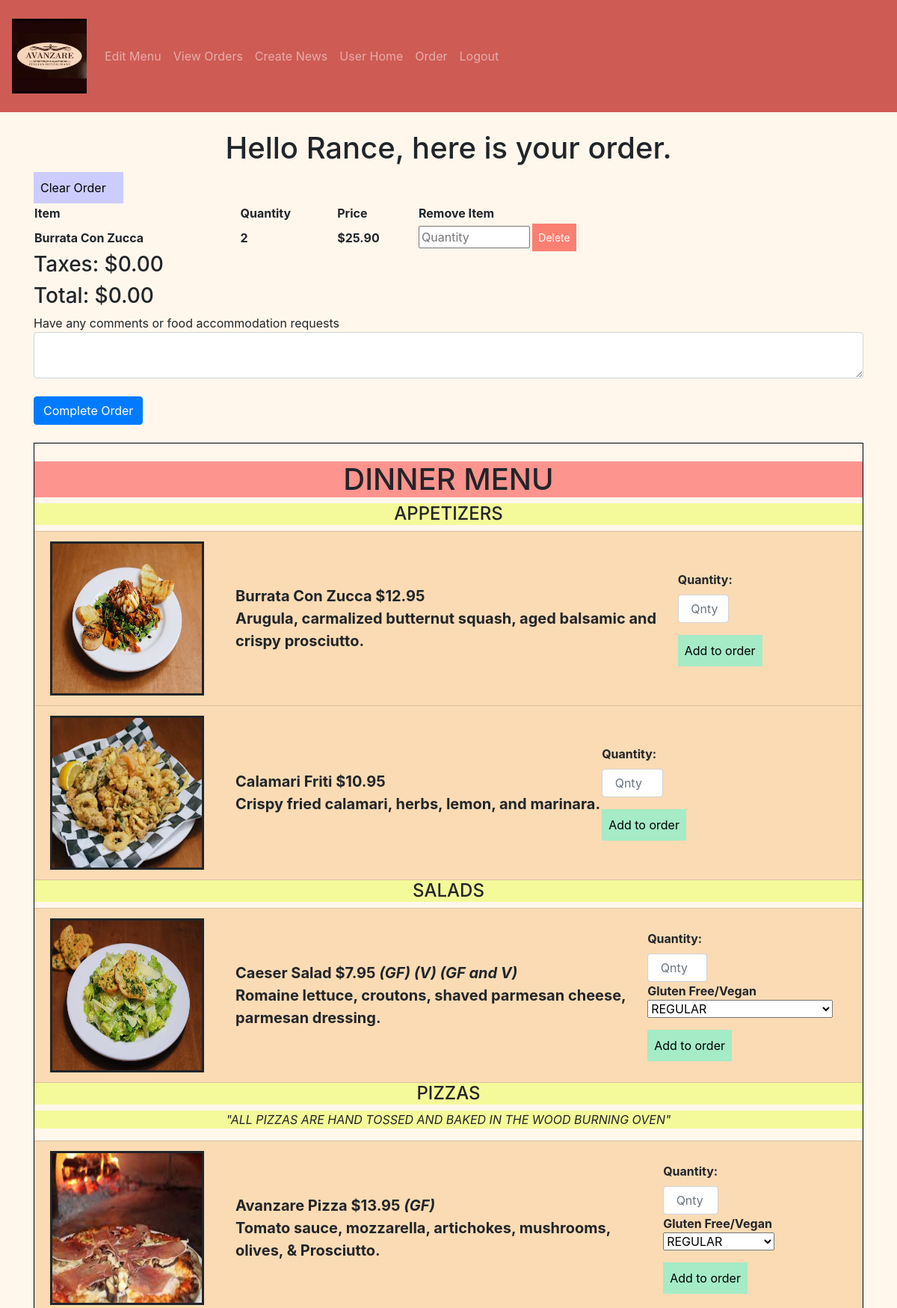
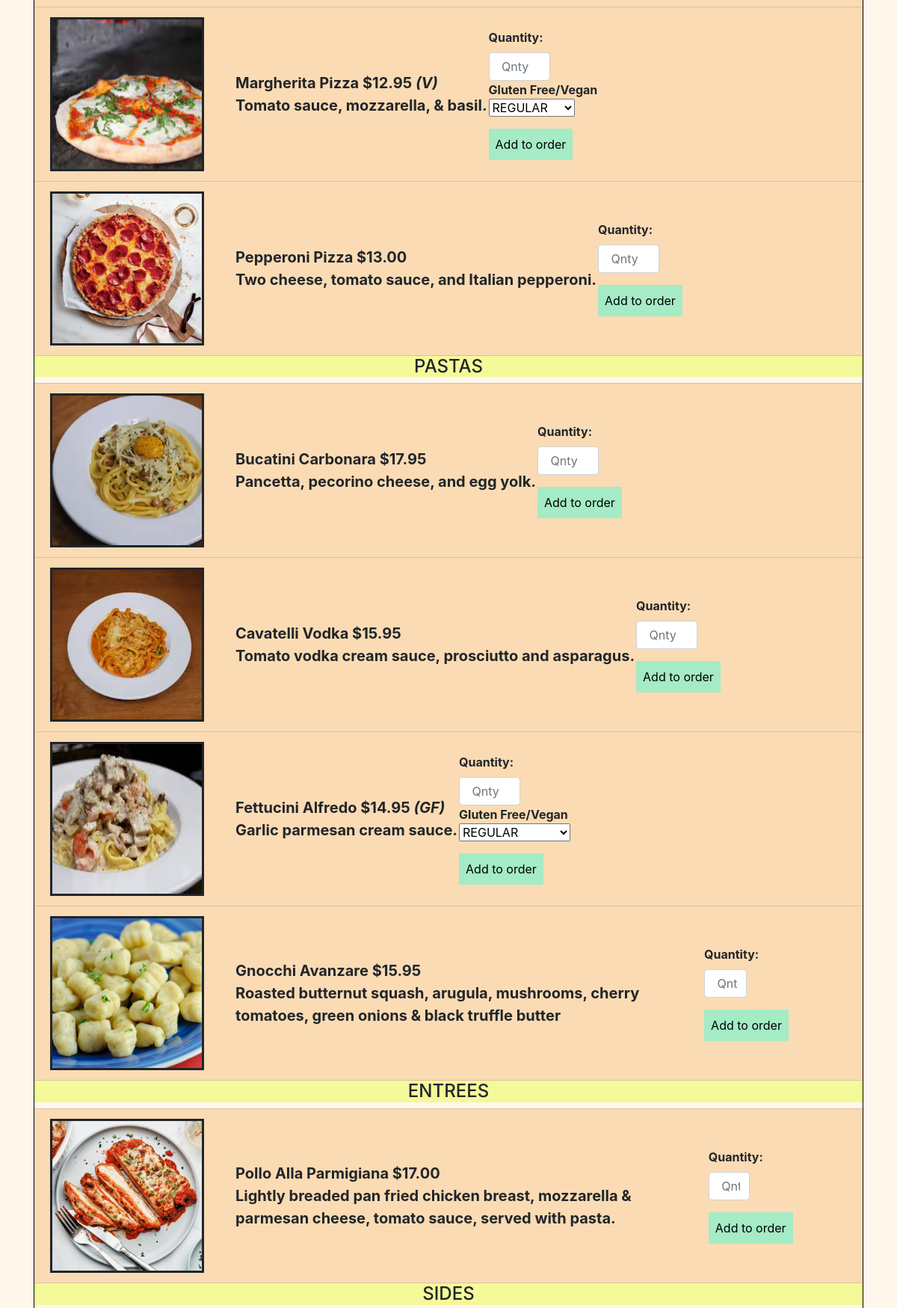
/order (signed in, upper part), run on the app's committed database (2 pictures, top to bottom).
### avanzareApp/models.py (models this page shows)
class User(db.Model, UserMixin):
    id = db.Column(db.Integer, primary_key=True)
    email = db.Column(db.String(150), unique=True)
    password = db.Column(db.String(150))
    first_name = db.Column(db.String(150))
    items = db.relationship('Menu')
    orders = db.relationship('Order')

class Menu_order(db.Model):
    id = db.Column(db.Integer, primary_key=True)
    name = db.Column(db.String(150))
    price = db.Column(db.String(150))
    description = db.Column(db.String(10000))
    menu_type = db.Column(db.String(150))
    gluten_free = db.Column(db.String(150))
    vegan = db.Column(db.String(150))
    date = db.Column(db.DateTime(timezone=True), default=func.now())
    order_id = db.Column(db.Integer, db.ForeignKey('order.id'))

class Menu(db.Model):
    id = db.Column(db.Integer, primary_key=True)
    name = db.Column(db.String(150), unique=True)
    price = db.Column(db.String(150))
    description = db.Column(db.String(10000))
    menu_type = db.Column(db.String(150))
    gluten_free = db.Column(db.String(150))
    vegan = db.Column(db.String(150))
    date = db.Column(db.DateTime(timezone=True), default=func.now())
    user_id = db.Column(db.Integer, db.ForeignKey('user.id'))

### avanzareApp/views.py (the view)
@views.route('/order', methods=['GET', 'POST'])
@login_required
def order():
    error_orders = Order.query.filter(Order.user_id == current_user.id).filter(Order.total == 0).all()
    for order_del in error_orders:
        db.session.delete(order_del)
    db.session.commit()
    new_order = Order(user_id=current_user.id, taxes=0, total=0)
    db.session.add(new_order)
    db.session.commit()
    if request.method == "POST":
        flash('Empty Order', category="error")
        return redirect(url_for('views.order'))
    user = User.query.filter(User.email == 'headChef@gmail.com').first()
    items = Menu.query.filter_by(user_id=user.id).order_by(Menu.name).all()
    return render_template("order.html", items=items, new_order=new_order, user=current_user)

### avanzareApp/__init__.py (called while the page is built)
def create_app():
    app = Flask(__name__)
    app.config['SECRET KEY'] = 'iudsdbciud ccdoi'
    app.config['SQLALCHEMY_DATABASE_URI'] = f'sqlite:///{DB_NAME}'
    db.init_app(app)
    from .views import views
    from .auth import auth
    app.register_blueprint(views, url_prefix='/')
    app.register_blueprint(auth, url_prefix='/')
    from .models import User
    with app.app_context():
        db.create_all()
    login_manager = LoginManager()
    login_manager.login_view = 'auth.start_page'
    login_manager.init_app(app)
    @login_manager.user_loader
    def load_user(id):
        return User.query.get(int(id))
    return app

### avanzareApp/templates/order.html (shortened to what this page needs)
{% extends "base.html" %} {% block title %}Home{% endblock %}
{% block content %}
<h1 align="center"> Hello {{ user.first_name }}, here is your order. </h1>
<a class="btn-edit" id="order" href="/order">Clear Order</a>
{% set lst =  [] %}
<table style="width:100%">
    <tr>
        <th>Item</th>
        <th>Quantity</th>
        <th>Price</th>
        <th>Remove Item</th>
    </tr>
    {% for item in new_order.items %}
        {% set count = namespace(value=0) %}
        {% set print_once = 1 %}
        {% if item.name not in lst %}
            {% if print_once == 1 %}
                <tr>
                    <th>{{ item.name }}</th>
                    <th>{{ count.value }}</th>
                    {% set tmp = (item.price | float) %}
                    <th>{{ "${:,.2f}".format(count.value * tmp) }}</th>
                    <th>
                        <form action="/add-to-order/{{ new_order.id }}" method="POST">
                            <input style="width: 25%"
                                   type="delete_quantity"
                                   id="delete_quantity"
                                   name="delete_quantity"
                                   placeholder="Quantity"/>
                            <button class="btn-del-order">Delete</button>
                        </form>
                    </th>
                </tr>
                <br />
            {% endif %}
            {% set print_once = 1 %}
        {% endif %}
    {% endfor %}
</table>
{% if "${:,.2f}".format(new_order.taxes) == "$-0.00" %}
    <h3>Taxes: $0.00</h3>
{% else %}
    <h3>Taxes: {{ "${:,.2f}".format(new_order.taxes) }}</h3>
{% endif %}
{% if "${:,.2f}".format(new_order.total + new_order.taxes) == "$-0.00" %}
   <h3>Total: $0.00</h3>
{% else %}
    <h3>Total: {{ "${:,.2f}".format(new_order.total + new_order.taxes) }}</h3>
{% endif %}
<form method="POST">
    <div>Have any comments or food accommodation requests</div>
    <textarea name="comment" id="comment" class="form-control"></textarea>
    <br />
    <button type="submit" class="btn btn-primary">Complete Order</button>
</form>
<br />
<div class="blackLine">
    <br />
    <h1 class="h1Color" align="center"> DINNER MENU </h1>
    <ul class="list-group list-group-flush" id="items">
        {% set gf = "(GF)" %}
        {% set v = "(V)" %}
        {% set gfv = "(GF and V)" %}
        {% set print_once = 1 %}
        {% for menu in ["APPETIZERS", "SALADS", "PIZZAS", "PASTAS", "ENTREES", "SIDES", "DESSERT MENU", "AFTER DINNER DRINKS", "COCKTAILS", "BOTTLE", "DRAFT"] %}
            {% if print_once == 1 %}
                {% if menu == "DESSERT MENU" %}
                    <h1 class="h1Color" align="center"> DESSERTS </h1>
                    {% set print_once = 0 %}
                {% elif menu == "AFTER DINNER DRINKS" %}
                    <h1 class="h1Color" align="center"> AFTER DINNER DRINKS </h1>
                    {% set print_once = 0 %}
                {% elif menu == "COCKTAILS" %}
                    <h1 class="h1Color" align="center"> COCKTAILS </h1>
                    {% set print_once = 0 %}
                {% elif menu == "BOTTLE" %}
                    <h1 class="h1Color" align="center"> BEER </h1>
                    <h4 class="menu_type_color" align="center">{{ menu }}</h4>
                    {% set print_once = 0 %}
                {% else %}
                    <h4 class="menu_type_color" align="center">{{ menu }}</h4>
                    {% if menu == "PIZZAS" %}
                        <p class="menu_type_color" align="center"><i>"ALL PIZZAS ARE HAND TOSSED AND BAKED IN THE WOOD BURNING OVEN"</i></p>
                    {% endif %}
                    {% set print_once = 0 %}
                {% endif %}
            {% endif %}
            {% for item in items %}
                {% if item.menu_type == menu %}
                    <li class="list-group-item">
                        <table>
                            <tr>
                                <th>
                                    {% set tmp = item.name + '.jpg' %}
                                    <div class="image" align="right">
                                        <img class="img-responsive" src="{{ url_for('views.send_image', filename=tmp) }}" width="200" height="200">
                                    </div>
                                </th>
                                <th>
                                    <div class="text">
                                        {{ item.name }}
                                        {% set tmp = "$" + (item.price | string) %}
                                        {{ tmp }}
                                        {% if item.gluten_free == "GLUTEN FREE" %}
                                            <i>{{ gf }}</i>
                                        {% endif %}
                                        {% if item.vegan == "VEGAN" %}
                                            <i>{{ v }}</i>
                                        {% endif %}
                                        {% if (item.gluten_free == "GLUTEN FREE") and (item.vegan == "VEGAN") %}
                                            <i>{{ gfv }}</i>
                                        {% endif %}
                                        <br />
                                        {{ item.description }}
                                        <br />
                                    </div>
                                </th>
                                <th>
                                    <form action="/add-to-order/{{ new_order.id }}" method="POST">
                                        <div class="form-group">
                                            <label for="quantity">Quantity: </label>
                                            <input  style="width: 30%"
                                                    type="quantity"
                                                    class="form-control"
                                                    id="quantity"
                                                    name="quantity"
                                                    placeholder=" Qnty"
                                            />
                                            {% if (item.gluten_free == "GLUTEN FREE") or (item.vegan == "VEGAN") %}
                                                <div>Gluten Free/Vegan</div>
                                                    <select class="selectpicker" type="dish_accommodation" id="dish_accommodation" name="dish_accommodation">
                                                        <optgroup label="CHOOSE ONE" >
                                                            <option>REGULAR</option>
                                                        </optgroup>
                                                    </select>
                                            {% endif %}
                                        </div>
                                        <button class="btn-add">Add to order</button>
                                    </form>
                                </th>
                            </tr>
                        </table>
                    </li>
                {% endif %}
            {% endfor %}
            {% set print_once = 1 %}
        {% endfor %}
    </ul>
    <br />
</div>
<br />
<br />
<br />
{% include "footer.html" %}
{% endblock %}

### avanzareApp/static/style.css (style rules this page uses)
.blackLine { border:1px solid black; }
.text { font-size: 20px; padding-left: 40px; }
.image { border: solid; }
.list-group-item { background-color: #FADBB4; }
.menu_type_color { background-color: #F4FA99; }
.h1Color { background-color: #FD948E; }
.btn-edit { background-color: #CCCCFF; color: black; padding: 9px; font-size: 16px; border: none; cursor: pointer; width: 120px; float: left; align: center; }
.btn-add { background-color: #a4ebc6; color: black; padding: 9px; font-size: 16px; border: none; cursor: pointer; }
.btn-del-order { background-color: #FA8072; color: white; padding: 8px; font-size: 14px; border: none; cursor: pointer; }

### data on the page
User: first_name "Rance"
Menu_order: name "Burrata Con Zucca", value "2", value "$25.90"
Menu: shows a picture, name "Burrata Con Zucca", tmp "$12.95", description "Arugula, carmalized butternut squash, aged balsamic and crispy prosciutto."
Menu: shows a picture, name "Calamari Friti", tmp "$10.95", description "Crispy fried calamari, herbs, lemon, and marinara."
Menu: shows a picture, name "Caeser Salad", tmp "$7.95", gf "(GF)", v "(V)", gfv "(GF and V)", description "Romaine lettuce, croutons, shaved parmesan cheese, parmesan dressing."
Menu: shows a picture, name "Avanzare Pizza", tmp "$13.95", gf "(GF)", description "Tomato sauce, mozzarella, artichokes, mushrooms, olives, & Prosciutto."
Menu: shows a picture, name "Margherita Pizza", tmp "$12.95", v "(V)", description "Tomato sauce, mozzarella, & basil."
Menu: shows a picture, name "Pepperoni Pizza", tmp "$13.00", description "Two cheese, tomato sauce, and Italian pepperoni."
Menu: shows a picture, name "Bucatini Carbonara", tmp "$17.95", description "Pancetta, pecorino cheese, and egg yolk."
Menu: shows a picture, name "Cavatelli Vodka", tmp "$15.95", description "Tomato vodka cream sauce, prosciutto and asparagus."
Menu: shows a picture, name "Fettucini Alfredo", tmp "$14.95", gf "(GF)", description "Garlic parmesan cream sauce."
Menu: shows a picture, name "Gnocchi Avanzare", tmp "$15.95", description "Roasted butternut squash, arugula, mushrooms, cherry tomatoes, green onions & black truffle butter"
Menu: shows a picture, name "Pollo Alla Parmigiana", tmp "$17.00", description "Lightly breaded pan fried chicken breast, mozzarella & parmesan cheese, tomato sauce, served with pasta."

### other printed values
{{ "${:,.2f}".format(new_order.taxes) }} "$0.00"
{{ "${:,.2f}".format(new_order.total + new_order.taxes) }} "$0.00"
{{ menu }} "APPETIZERS" "SALADS" "PIZZAS" "PASTAS" "ENTREES" "SIDES"
